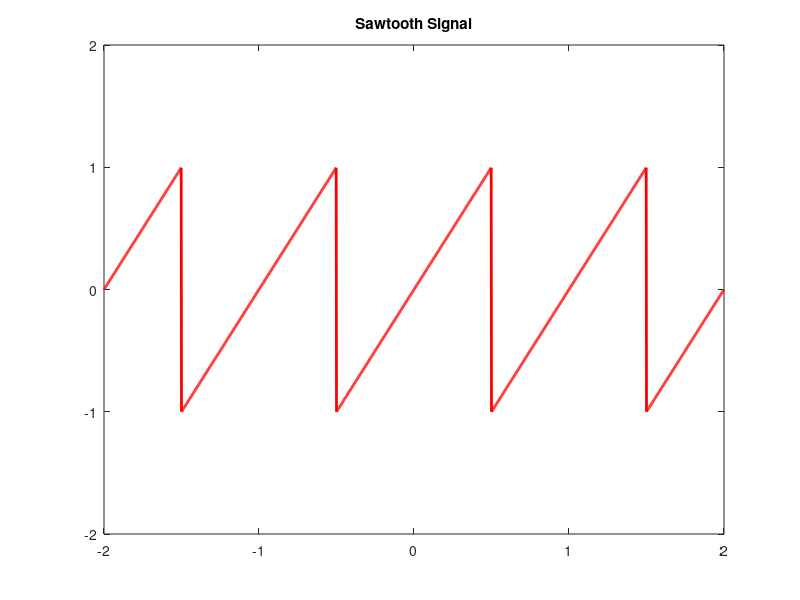
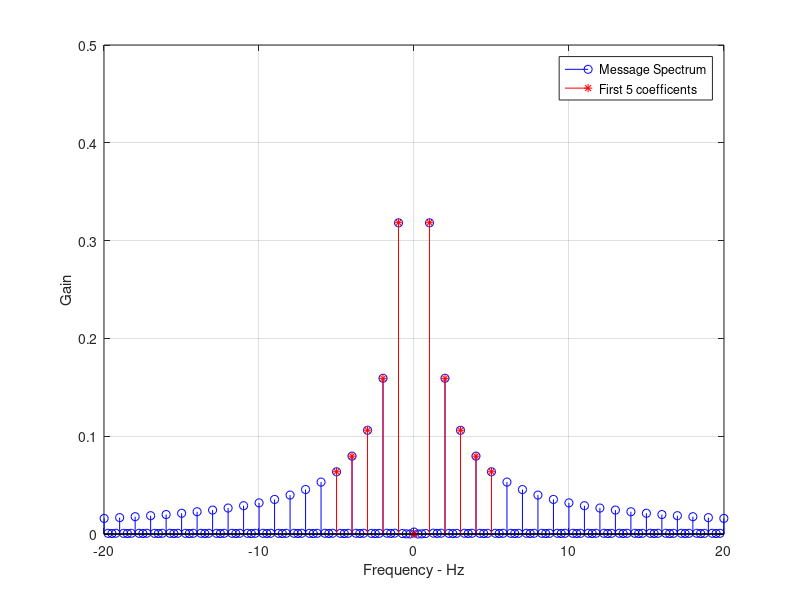
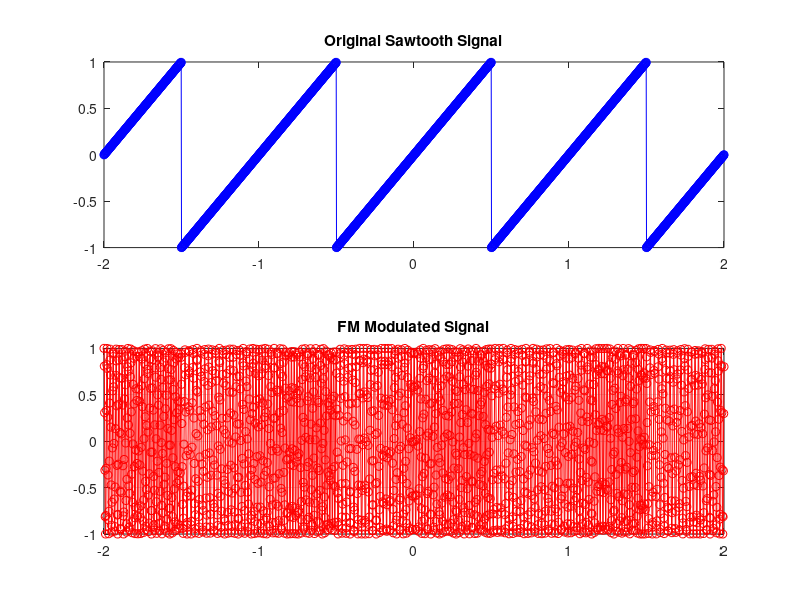

The MATLAB script that drew these images, in order: (Note: this script raises an error after producing the figures.)
clc; close all; clear all;

%Sampling frequency
fs = 500;

fm = 1
Tm = 1/fm

t = -2:1/fs:2

%Shifting the signal
m = sawtooth(2*pi*(t-Tm/2))

plot(t,m,'r','LineWidth',2)
axis([-2 2 -2 2])
title("Sawtooth Signal")


k_harmonics = 5
k_vec = -k_harmonics:k_harmonics
cc = 1
m_approx = 0



while cc<=length(k_vec)
    k = k_vec(cc) 
    fun = @(x) 2*x.*exp(-j*2*pi*k*fm*x)
    
    fcoef(cc) = integral(fun,-Tm/2,Tm/2);
    D(cc) = abs(fcoef(cc));
    m_approx = m_approx + fcoef(cc)* exp(2*pi*k*fm*t);
    cc = cc+1
end

n = length(m)
fre = fftshift(fft(m,n))
f = (-(n-1)/2:(n-1)/2) * fs/n

figure(2)
stem(f,abs(fre)/n,'b')
xlim([-20 20])
hold on
stem(k_vec*fm,D,'r-*')
grid on
ylim([0 0.5])
xlabel("Frequency - Hz")
ylabel('Gain')
legend('Message Spectrum',sprintf('First %d coefficents',k_harmonics))


m_int = (1/fs)*cumsum(m);
A = 1
kf = 80
fc = 50
s = A * cos(2*pi*fc*t +kf*m_int);

figure(3)
subplot(2,1,2)
plot(t,s ,"r-o")
title("FM Modulated Signal")
grid on
subplot(2,1,1)
plot(t,m,'b-o')
title("Original Sawtooth Signal")

figure(4)
s_der = diff([s(1) s]) /(1/fs)/kf
m_received = envelope(s_der);
plot(t,m_received,'r-o');
title("FM Demodulated Signal")

